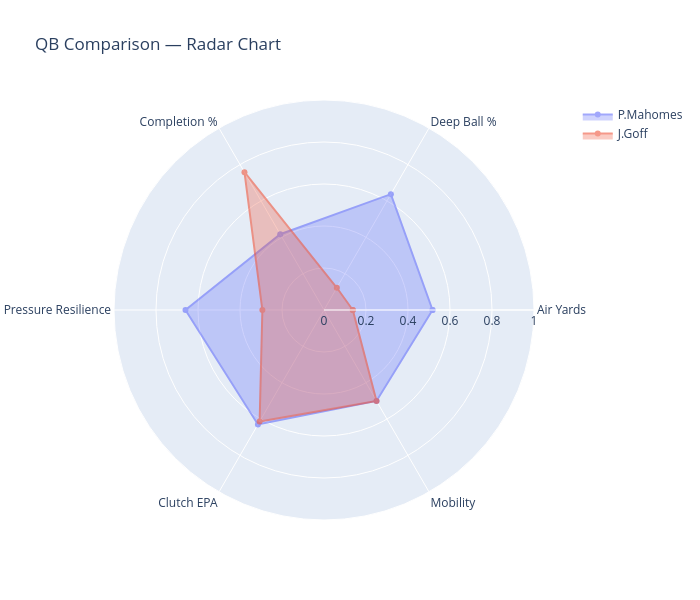

Notebook source saved alongside this figure:
### Markdown cell above
## 6. Quick Radar Chart Preview

Compare a couple of QBs to make sure the radar chart visualization works.

### Code cell
from src.visualization.plots import plot_radar_comparison

# Find player IDs for a couple of interesting comparisons
name_to_id = features['player_name'].reset_index().set_index('player_name')['passer_player_id'].to_dict()

# Pick two QBs with contrasting styles — adjust if these aren't in your data
qb_pairs = [
    ('P.Mahomes', 'J.Goff'),
    ('L.Jackson', 'T.Tagovailoa'),
    ('J.Allen', 'B.Purdy'),
]

for qb1_name, qb2_name in qb_pairs:
    qb1_id = name_to_id.get(qb1_name)
    qb2_id = name_to_id.get(qb2_name)
    if qb1_id and qb2_id:
        fig = plot_radar_comparison(features, [qb1_id, qb2_id])
        fig.show()
        break  # Show one for now
    else:
        print(f'{qb1_name} or {qb2_name} not found, trying next pair...')

### Figure 1 — Plotly figure (JSON) as saved in the notebook; plotly's stock layout.template omitted (floating-point values rounded to 4 significant figures)
{"data": [{"fill": "toself", "name": "P.Mahomes", "opacity": 0.6, "r": [0.5168, 0.6369, 0.4168, 0.6596, 0.6292, 0.5, 0.5168], "theta": ["Air Yards", "Deep Ball %", "Completion %", "Pressure Resilience", "Clutch EPA", "Mobility", "Air Yards"], "type": "scatterpolar"}, {"fill": "toself", "name": "J.Goff", "opacity": 0.6, "r": [0.1371, 0.1222, 0.7575, 0.2934, 0.6131, 0.5, 0.1371], "theta": ["Air Yards", "Deep Ball %", "Completion %", "Pressure Resilience", "Clutch EPA", "Mobility", "Air Yards"], "type": "scatterpolar"}], "layout": {"height": 600, "polar": {"radialaxis": {"range": [0, 1], "visible": true}}, "title": {"text": "QB Comparison — Radar Chart"}, "width": 700}}
